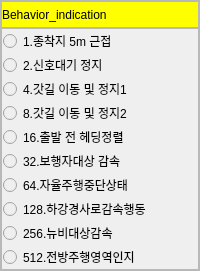
            <widget class="QFrame" name="behavior">
             <property name="maximumSize">
              <size>
               <width>500</width>
               <height>16777215</height>
              </size>
             </property>
             <property name="frameShape">
              <enum>QFrame::StyledPanel</enum>
             </property>
             <property name="frameShadow">
              <enum>QFrame::Raised</enum>
             </property>
             <layout class="QVBoxLayout" name="verticalLayout_2" stretch="0,0">
              <property name="spacing">
               <number>0</number>
              </property>
              <property name="leftMargin">
               <number>0</number>
              </property>
              <property name="topMargin">
               <number>0</number>
              </property>
              <property name="rightMargin">
               <number>0</number>
              </property>
              <property name="bottomMargin">
               <number>0</number>
              </property>
              <item>
               <widget class="QFrame" name="behavior_label">
                <property name="maximumSize">
                 <size>
                  <width>500</width>
                  <height>30</height>
                 </size>
                </property>
                <property name="frameShape">
                 <enum>QFrame::StyledPanel</enum>
                </property>
                <property name="frameShadow">
                 <enum>QFrame::Raised</enum>
                </property>
                <layout class="QVBoxLayout" name="verticalLayout_3">
                 <property name="spacing">
                  <number>0</number>
                 </property>
                 <property name="leftMargin">
                  <number>0</number>
                 </property>
                 <property name="topMargin">
                  <number>0</number>
                 </property>
                 <property name="rightMargin">
                  <number>0</number>
                 </property>
                 <property name="bottomMargin">
                  <number>0</number>
                 </property>
                 <item>
                  <widget class="QLabel" name="label">
                   <property name="minimumSize">
                    <size>
                     <width>0</width>
                     <height>25</height>
                    </size>
                   </property>
                   <property name="maximumSize">
                    <size>
                     <width>16777215</width>
                     <height>25</height>
                    </size>
                   </property>
                   <property name="styleSheet">
                    <string notr="true">background-color:yellow;</string>
                   </property>
                   <property name="text">
                    <string>Behavior_indication</string>
                   </property>
                   <property name="wordWrap">
                    <bool>true</bool>
                   </property>
                  </widget>
                 </item>
                </layout>
               </widget>
              </item>
              <item>
               <widget class="QFrame" name="behavior_light">
                <property name="maximumSize">
                 <size>
                  <width>500</width>
                  <height>16777215</height>
                 </size>
                </property>
                <property name="frameShape">
                 <enum>QFrame::StyledPanel</enum>
                </property>
                <property name="frameShadow">
                 <enum>QFrame::Raised</enum>
                </property>
                <layout class="QVBoxLayout" name="verticalLayout_10">
                 <property name="spacing">
                  <number>0</number>
                 </property>
                 <property name="leftMargin">
                  <number>1</number>
                 </property>
                 <property name="topMargin">
                  <number>0</number>
                 </property>
                 <property name="rightMargin">
                  <number>0</number>
                 </property>
                 <property name="bottomMargin">
                  <number>0</number>
                 </property>
                 <item>
                  <widget class="QRadioButton" name="destination">
                   <property name="enabled">
                    <bool>false</bool>
                   </property>
                   <property name="styleSheet">
                    <string notr="true">color:black;</string>
                   </property>
                   <property name="text">
                    <string>1.종착지 5m 근접</string>
                   </property>
                   <property name="checkable">
                    <bool>false</bool>
                   </property>
                  </widget>
                 </item>
                 <item>
                  <widget class="QRadioButton" name="direc_stop">
                   <property name="enabled">
                    <bool>false</bool>
                   </property>
                   <property name="styleSheet">
                    <string notr="true">color:black;</string>
                   </property>
                   <property name="text">
                    <string>2.신호대기 정지</string>
                   </property>
                  </widget>
                 </item>
                 <item>
                  <widget class="QRadioButton" name="parking">
                   <property name="enabled">
                    <bool>false</bool>
                   </property>
                   <property name="styleSheet">
                    <string notr="true">color:black;</string>
                   </property>
                   <property name="text">
                    <string>4.갓길 이동 및 정지1</string>
                   </property>
                  </widget>
                 </item>
                 <item>
                  <widget class="QRadioButton" name="parking_time">
                   <property name="enabled">
                    <bool>false</bool>
                   </property>
                   <property name="styleSheet">
                    <string notr="true">color:black;</string>
                   </property>
                   <property name="text">
                    <string>8.갓길 이동 및 정지2</string>
                   </property>
                  </widget>
                 </item>
                 <item>
                  <widget class="QRadioButton" name="destination_changed">
                   <property name="enabled">
                    <bool>false</bool>
                   </property>
                   <property name="styleSheet">
                    <string notr="true">color:black;</string>
                   </property>
                   <property name="text">
                    <string>16.출발 전 헤딩정렬</string>
                   </property>
                  </widget>
                 </item>
                 <item>
                  <widget class="QRadioButton" name="person">
                   <property name="enabled">
                    <bool>false</bool>
                   </property>
                   <property name="styleSheet">
                    <string notr="true">color:black;</string>
                   </property>
                   <property name="text">
                    <string>32.보행자대상 감속</string>
                   </property>
                   <property name="checkable">
                    <bool>false</bool>
                   </property>
                  </widget>
                 </item>
                 <item>
                  <widget class="QRadioButton" name="stop_automotic">
                   <property name="enabled">
                    <bool>false</bool>
                   </property>
                   <property name="styleSheet">
                    <string notr="true">color:black;</string>
                   </property>
                   <property name="text">
                    <string>64.자율주행중단상태</string>
                   </property>
                  </widget>
                 </item>
                 <item>
                  <widget class="QRadioButton" name="hagang">
                   <property name="enabled">
                    <bool>false</bool>
                   </property>
                   <property name="styleSheet">
                    <string notr="true">color:black;</string>
                   </property>
                   <property name="text">
                    <string>128.하강경사로감속행동</string>
                   </property>
                  </widget>
                 </item>
                 <item>
                  <widget class="QRadioButton" name="neubie">
                   <property name="enabled">
                    <bool>false</bool>
                   </property>
                   <property name="styleSheet">
                    <string notr="true">color:black;</string>
                   </property>
                   <property name="text">
                    <string>256.뉴비대상감속</string>
                   </property>
                  </widget>
                 </item>
                 <item>
                  <widget class="QRadioButton" name="no_road">
                   <property name="enabled">
                    <bool>false</bool>
                   </property>
                   <property name="styleSheet">
                    <string notr="true">color:black;</string>
                   </property>
                   <property name="text">
                    <string>512.전방주행영역인지</string>
                   </property>
                  </widget>
                 </item>
                </layout>
               </widget>
              </item>
             </layout>
            </widget>
